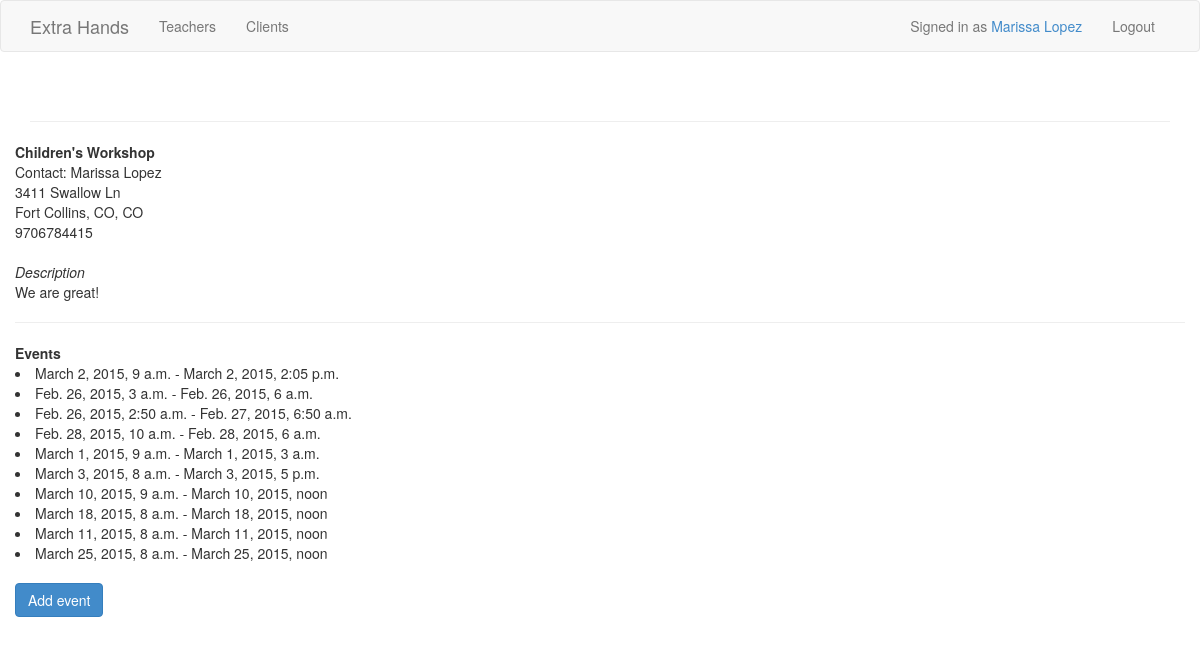
The page /client/childrens-workshop/ (signed in) on the database as committed earlier.
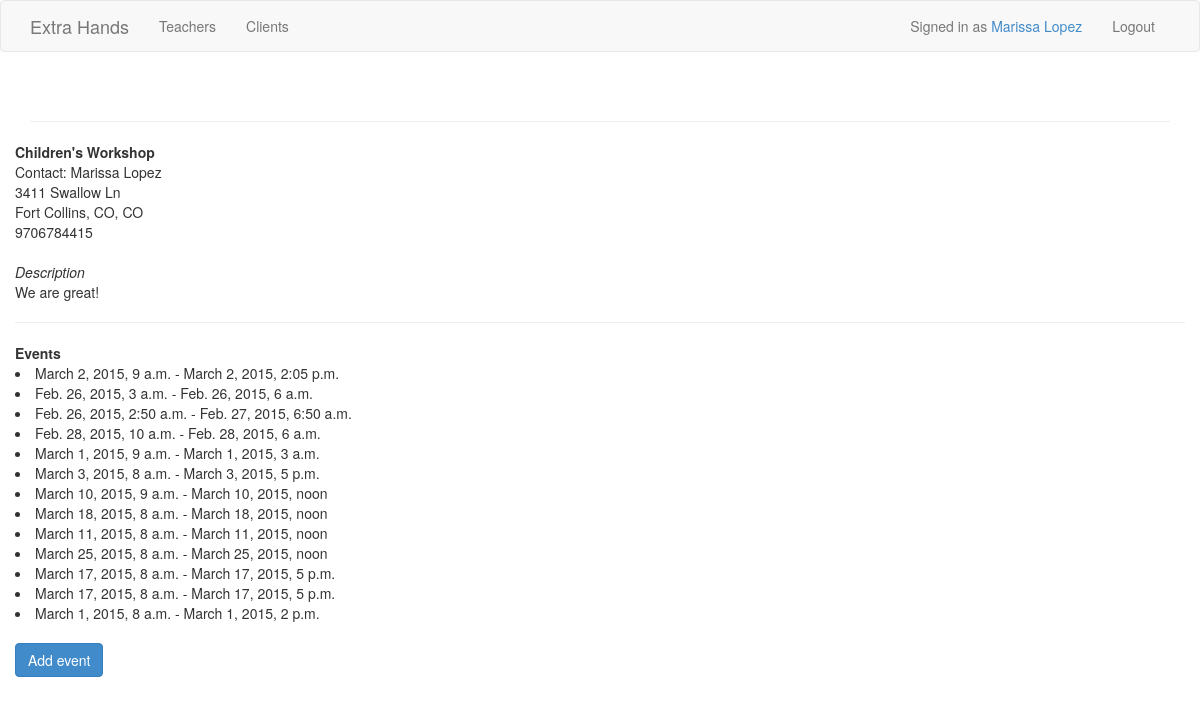
The same page on the database as committed later.
### extra_hands_app/models.py (models this page shows, shortened)
class Client(models.Model):
    user = models.OneToOneField(User)
    organization = models.CharField(max_length=128)
    street = models.CharField(max_length=30)
    city = models.CharField(max_length=30)
    state = models.CharField(max_length=2)
    phone_number = models.CharField(max_length=15)
    description = models.CharField(max_length=600)
    client_slug = models.SlugField(unique=True)
    campus = models.IntegerField(default=1)
    token = models.IntegerField(default=0)

class Event(models.Model):
    start_time = models.DateTimeField()
    end_time = models.DateTimeField()
    teacher = models.ForeignKey(Teacher, blank=True, null=True, default=None)
    client = models.ForeignKey(Client)
    is_open = models.BooleanField(default=False)
    in_progress = models.BooleanField(default=False)
    token = models.IntegerField(default=0)
    comments = models.CharField(max_length=500, blank=True, default ='')
    is_on_call = models.BooleanField(default=False)
    event_class = models.CharField(max_length=100, default='event-info')

### extra_hands_app/views.py (the view)
# urls.py: url(r'client/(?P<client_slug>[\w\-]+)/$', views.get_client, name ='get_client'),
@login_required
def get_client(request, client_slug):
    context_dict = {}
    try:
        client = Client.objects.get(client_slug=client_slug)
        context_dict['client'] = client
    except Client.DoesNotExist:
        pass
    client_events = Event.objects.filter(client = client)
    context_dict['events'] = client_events
    return render(request, 'client.html', context_dict)

### templates/client.html
{% extends 'base.html' %}
{% block content %}
    <strong>{{ client.organization }}</strong><br>
    Contact: {{ client.user.get_full_name }}<br>
    {{ client.street }}<br>
    {{ client.city }}, {{ client.state }} <br>
    {{ client.phone_number }}<br><br>
    <i>Description</i><br>
    <p>{{ client.description }}</p>
    <hr>
    <strong>Events</strong>
    {% for event in events %}
        <li>{{ event.start_time }} - {{ event.end_time }}</li>
    {% endfor %}
    <br>
    <a href="{% url 'add_event' client.client_slug  %}" class="btn btn-primary">Add event</a>
{% endblock %}

### templates/base.html (shortened to what this page needs)
<!DOCTYPE html>
{% load staticfiles %}
<html>
<head lang="en">
    <link href="{% static 'css/bootstrap.min.css' %}" rel="stylesheet">
    <link href="{% static 'css/custom.css' %}" rel="stylesheet">
</head>
<body>
    <nav class="navbar navbar-default">
        <div class="container">
            <div class="navbar-header">
              <a class="navbar-brand" href="/">Extra Hands</a>
            </div>
            <div class="collapse navbar-collapse" id="bs-example-navbar-collapse-1">
              <ul class="nav navbar-nav">
                <li><a href="{% url 'get_all_teachers' %}">Teachers</a></li>
                <li><a href="{% url 'get_all_clients' %}">Clients</a></li>
              </ul>
              <ul class="nav navbar-nav navbar-right">
                  {% if user.is_authenticated %}
                      <p class="navbar-text">Signed in as <a href="{% url 'myaccount' %}">{{ user.get_full_name }}</a></p>
                <li><a href="{% url 'logout' %}">Logout</a></li>
                  {% endif %}
              </ul>
            </div>
        </div>
    </nav>
    <div class="container">
        <div class="row">
            <div class="col-md-12">
                <div class="page-header">
                </div>
            </div>
        </div>
    </div>
    <div class="container">
        <div class="row">
            {% block content %}{% endblock %}
        </div>
    </div>
</body>
</html>

Rows that differ between the two databases and show on the page:
added Event: start_time "March 17, 2015, 8 a.m.", end_time "March 17, 2015, 5 p.m."
added Event: start_time "March 17, 2015, 8 a.m.", end_time "March 17, 2015, 5 p.m."
added Event: start_time "March 1, 2015, 8 a.m.", end_time "March 1, 2015, 2 p.m."
